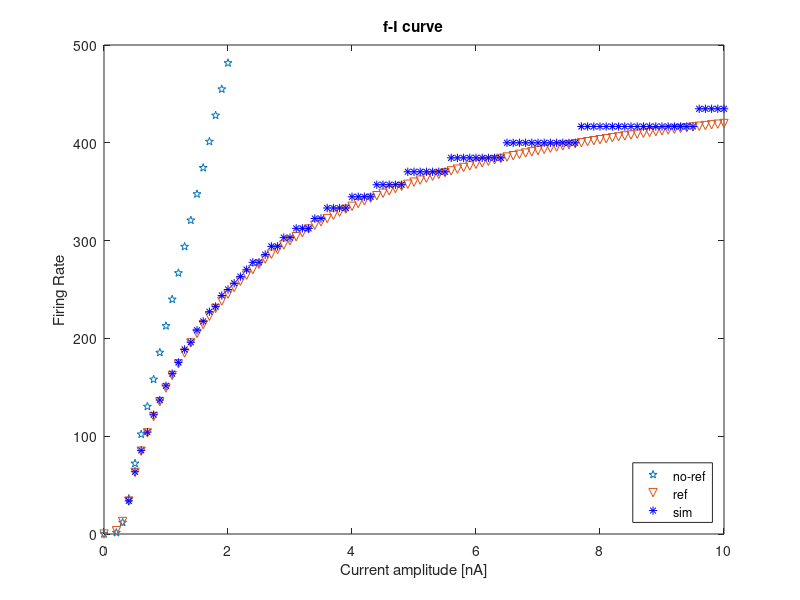

MATLAB code to generate this figure:
%  LIF model
% 26.11.2015


tic
clear

Cm = 250e-12;   % membrane capacitance
tau = 10e-3;
tau_R = 2e-3;
R = tau/Cm;
% gL = 30e-9;     % leak conductance
EL = -70e-3;    % leak reversal
Vt = -55e-3;  % threshold potential
% Vp = 20e-3;     % peak potential
Vr = EL;        % reset potential
% Dt = 2e-3;      % rise slope factor
% a = 4e-9;       % 'sub-threshold' adaptation conductance
% b = 0.0805e-9;  % 'sra' current increment
% taum = Cm/gL;   % membrane time constant
% tauw = 0.144;   % adaptation time constant (~Ca-activated K current inactivation)

dt = 1e-4;     % time step
tmax = 1;        % simulation time
t = dt:dt:tmax;   % time step vector

Re_t = tau_R/dt;

I = zeros(1,length(t));                      % applied current vector
% I0 = 1e-9;                                % applied current
Isigma = 0*0.005;                            % noise fraction of above
% istart = round(0.1*tmax/dt);                 % time to start current pulse
% iend = length(t)-istart;                     % time to end

Imax = 10;  %  nA
Imin =  0.0;
Istep = 0.1;
M = Imin:Istep:Imax;                           
I_e = 1e-9;  
I_f = M*I_e;
I0 = .5e-9;                                % applied current
I2 = .4e-9;
I1 = 0;

istart = floor(0.2*length(t))+1;
iend = floor(0.8*length(t));
TimeWindow = iend - istart;

FR = zeros(1,length(M));


% simulate

% w = zeros(1,length(t));             % adaptaion variable (~Ca-K current) 
spikeNum  = zeros(1,length(M));
for j = 1:length(M)
    FN = zeros(1,length(t));
    I(istart:iend) = I_f(j);                % initialise current pulse
    v = EL*ones(1,length(t));   % membrane potential vector
    counter = 0;
    
    for i = Re_t:length(t)
        
        if sum(FN(1,i-Re_t+1:i)) == 0
            
            v(i) = v(i-1) + (dt/tau)*(-v(i-1) + R*I(i-1) + EL);
            
            if  v(i) >= Vt
                counter = counter + 1 ;
                spikes(counter) = i*dt;
                spikeNum(j)= spikeNum(j)+ 1;
                FN(1,i) = 1;
                v(i) = Vr;                              % reset/update v and w   
                    
                
                if counter ==1 
                    ISI(j) =spikes(counter);
                else
                    ISI(j) = spikes(counter)-spikes(counter-1);
                end
            end
         else
            v(i) = Vr;
         end
    end
 FR(1,j) = (sum(FN(1,istart:iend)))/(TimeWindow*dt);

end

% plot dynamics
%%
% figure(1)
% subplot(6,1,1:3)
% plot(t,v*1e3,'LineWidth',2)
% title('AdEx LIF neuron')
% ylabel('v (mV)')
% axis([0 tmax -75 -50])
% subplot(6,1,4:5)
% plot(t,w*1e9,'LineWidth',2,'color','r')
% ylabel('w (nA)')
% axis([0 tmax min(w)*1e9-0.02 max(w)*1e9+0.02])
% subplot(6,1,6)
% plot(t,I*1e9,'LineWidth',2,'color','b')
% xlabel('t (s)'); ylabel('I (nA)')
% axis([0 tmax min(I)*1e9-0.2 max(I)*1e9+0.2])
%%

close all

% figure(1)
% subplot(6,1,1:5)
% plot(t,v*1e3,'LineWidth',2)
% title('LIF neuron')
% ylabel('v (mV)')
% axis([0 tmax -75 -50])
% % subplot(6,1,4:5)
% % plot(t,w*1e9,'LineWidth',2,'color','r')
% % ylabel('w (nA)')
% % axis([0 tmax min(w)*1e9-0.02 max(w)*1e9+0.02])
% subplot(6,1,6)
% plot(t,I*1e9,'LineWidth',2,'color','r')
% xlabel('t (s)'); ylabel('I (nA)')
% axis([0 tmax min(I)*1e9-0.2 max(I)*1e9+0.2])
% 
% 



figure(2)
y1 = (tau*log(   (I_f * R)./(R*I_f-(Vt-Vr))  )).^-1; % Hz 
plot(I_f*1e9,y1 ,'p')


hold on

y1 = ( tau_R + tau*log(   (I_f * R)./(R*I_f-(Vt-Vr))  )).^-1; % Hz 
plot(I_f*1e9,y1 ,'v' )


%plot(I_f*1e9,FR,'LineWidth',1.7) % less accurate

plot(I_f*1e9, 1./ISI ,'b*'); %use the last non-zero
ylim([0, 1/tau_R])
ylabel('Firing Rate')
xlabel('Current amplitude [nA]')
title('f-I curve')
legend('no-ref','ref','sim','Location','southeast')

      
toc;